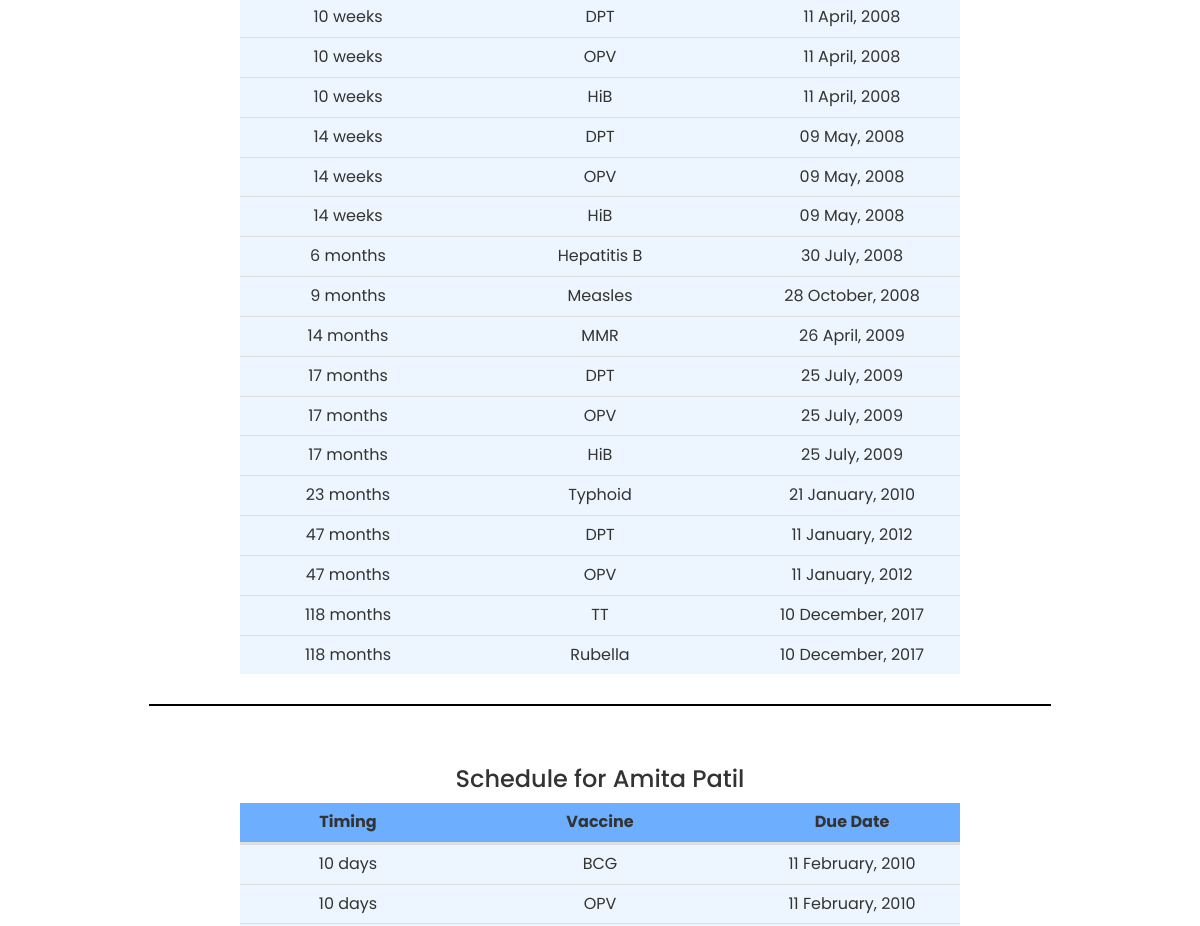
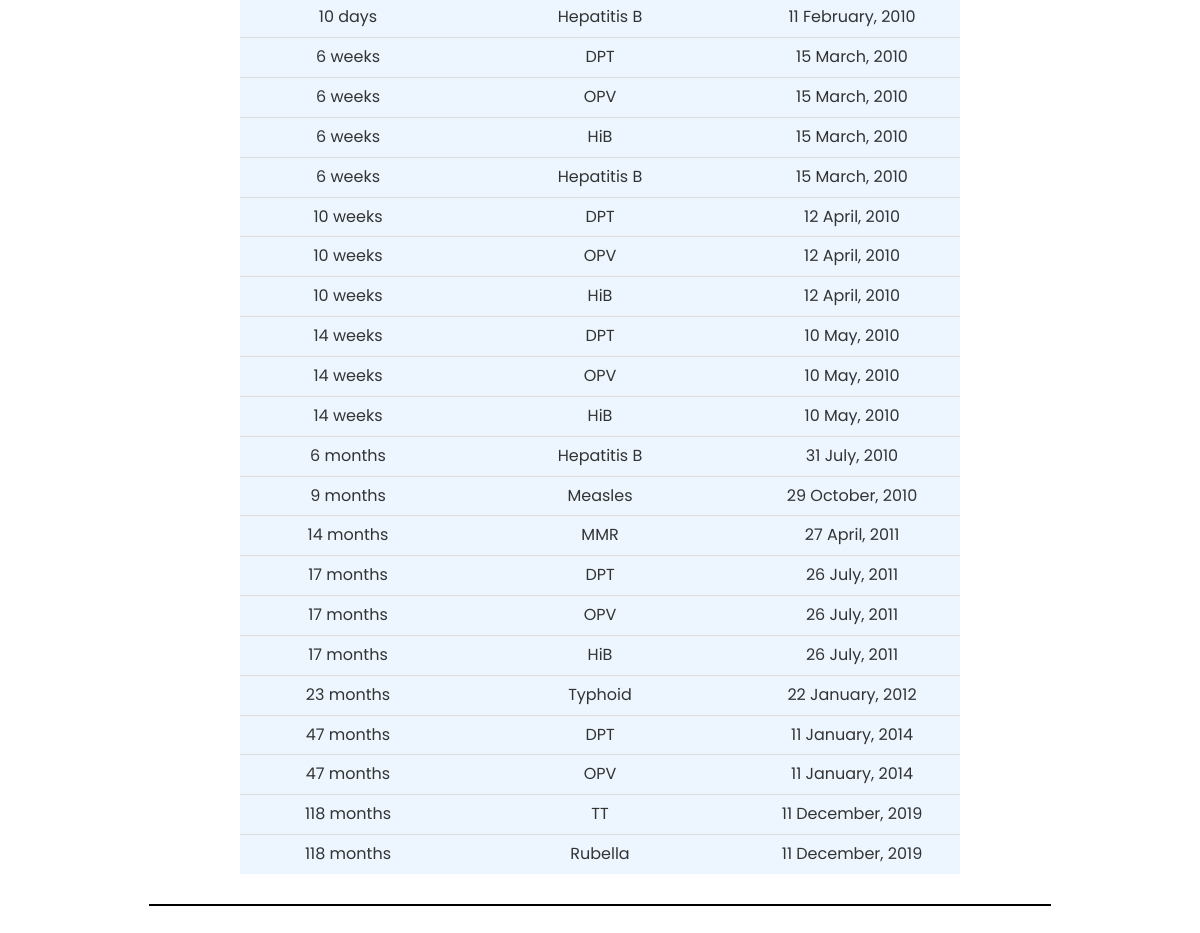
Page /parent_vaccine_schedule.php (signed in, lower part) on the earlier database version (2 pictures, top to bottom).
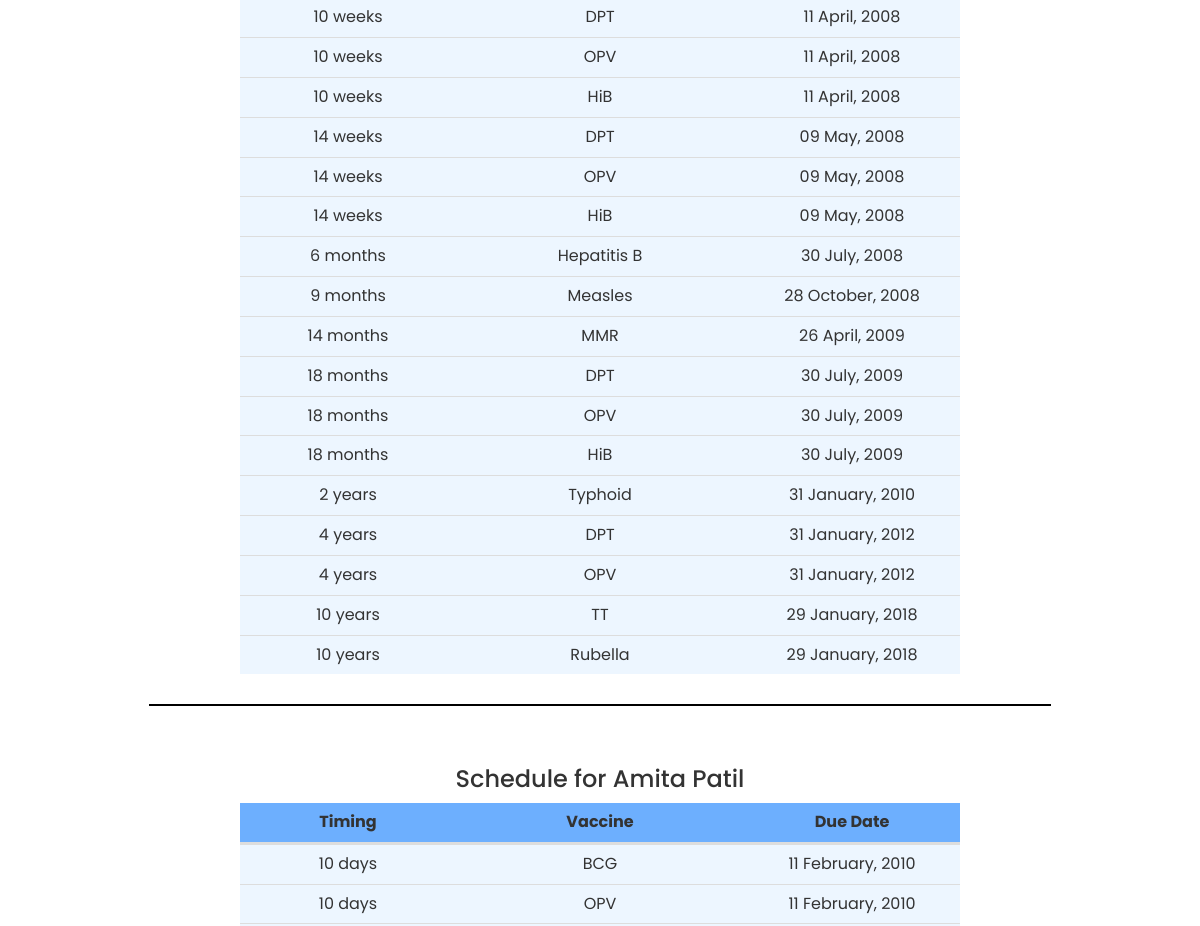
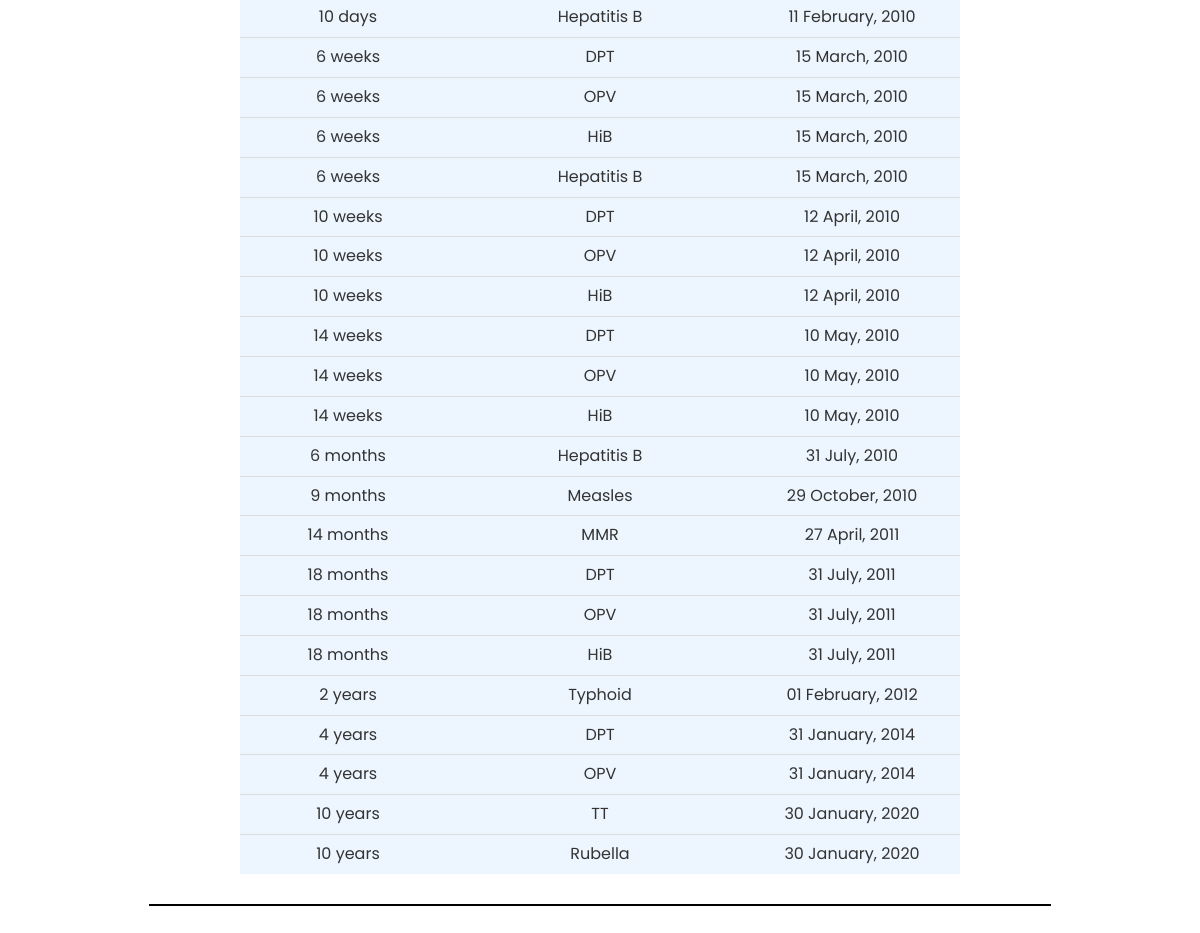
Same page on the later database version (2 pictures, top to bottom).
### tables this page shows
CREATE TABLE `vaccine_schedule` (
  `vaccine_id` int(10) NOT NULL,
  `vaccine_name` varchar(20) NOT NULL,
  `min_age` int(10) NOT NULL
);

CREATE TABLE `child_tbl` (
  `child_id` int(11) NOT NULL,
  `parent_id` int(11) NOT NULL,
  `firstname` varchar(50) NOT NULL,
  `lastname` varchar(50) NOT NULL,
  `middlename` varchar(50) NOT NULL,
  `dateofbirth` date NOT NULL,
  `placeofbirth` varchar(100) NOT NULL,
  `address` varchar(50) NOT NULL,
  `fathername` varchar(50) NOT NULL,
  `mothername` varchar(50) NOT NULL,
  `birthheight` int(11) NOT NULL,
  `birthweight` int(11) NOT NULL,
  `sex` varchar(50) NOT NULL
);

### php/functions.php (called while the page is built, shortened)
<?php
function check_login($con)
{
	if(isset($_SESSION['parent_id']))
	{
		$parent_id = $_SESSION['parent_id'];
		$query = "SELECT * FROM parent_tbl where parent_id = '$parent_id' limit 1";
		$result = mysqli_query($con,$query);
		if($result && mysqli_num_rows($result) > 0)
		{
			$user_data = mysqli_fetch_assoc($result);
			return $user_data;
		}
	}
}

### parent_vaccine_schedule.php (the view, shortened to what this page needs)
<?php
include "php/connection.php";
include "php/functions.php";
$user_data = check_login($con);
$parent_id = $user_data['parent_id'];
?>
<!DOCTYPE html>
<html lang="en">
<head>
    <link rel="stylesheet" href="css/parent_vaccine_schedule.css">
    <link rel="stylesheet" href="https://cdnjs.cloudflare.com/ajax/libs/font-awesome/4.7.0/css/font-awesome.min.css">
  <link rel="stylesheet" href="https://maxcdn.bootstrapcdn.com/bootstrap/3.3.6/css/bootstrap.min.css" />
</head>
<body>
      <br>
      <br>
      <?php
      $sql2 = "SELECT * FROM child_tbl where parent_id='$parent_id'";
      $stmt2 = $con->prepare($sql2);
      $stmt2->execute();
      $result2 = $stmt2->get_result();
      while ($row = $result2->fetch_assoc()) {
          $childFN = $row['firstname'];
          $childLN = $row['lastname'];
          $dob = $row['dateofbirth'];
          echo "<center><h3>Schedule for " . $childFN . " " . $childLN . "</h3></center>";
          ?>
        <center><table class="table" style="width: 60%; margin-bottom: 30px; border-collapse: separate; font-size: 16px">
      <thead style="line-height: 40px">
                <th style="width: 30%; text-align: center;">Timing</th>
                <th style="width: 40%; text-align: center;">Vaccine</th>
                <th style="width: 30%; text-align: center;">Due Date</th>
      </thead>
      <tbody>
           <tbody>
                <?php
                $sql = "SELECT * FROM vaccine_schedule";
                $stmt = $con->prepare($sql);
                $stmt->execute();
                $result = $stmt->get_result();
                while ($row = $result->fetch_assoc()) {
                    $vaccinename = $row['vaccine_name'];
                    $minage = $row['min_age'];
                    $min_age = "";
                    $ignore = true;
                    $total_time = $minage;
                    $years = $total_time / 365;
                    $years = floor($years);
                    $months = ($total_time % 365) / 30;
                    $months = floor($months);
                    $days = ($total_time % 365) % 30;
                    if ($years > 0) {
                        if ($months > 0) {
                            $min_age = $years * 12 + $months . " months ";
                        } else {
                            $min_age = $years . " years ";
                        }
                        $ignore = false;
                    }
                    if ($months > 0 && $ignore) {
                        if ($days > 7 && $days < 30) {
                            $min_age = $months * 30 + $days;
                            $weeks = $min_age / 7;
                            $min_age = $weeks . " weeks ";
                            $ignore = false;
                        } elseif ($days < 30) {
                            $min_age = $min_age . $months . " months ";
                        }
                    }
                    if ($days > 0 && $ignore) {
                        $min_age = $min_age . $days . " days";
                    }
                    $vaccinedate = new DateTime($dob);
                    $vaccinedate->add(new DateInterval('P' . $minage . 'D'));
                    ?>
                  <tr>
                    <td><?php echo $min_age; ?></td>
                    <td><?php echo $vaccinename; ?></td>
                    <td><?php echo $vaccinedate->format('d F, Y'); ?></td>
                  </tr>
                  <?php
                }
                ?>
          </tbody>
        </table></center>
        <center><hr style="border: 0.5px solid black; width: 75%;"></center><br>
        <?php
      }
      ?>
  </body>
</html>

### css/parent_vaccine_schedule.css (style rules this page uses)
* { padding: 0; margin: 0; text-decoration: none; list-style: none; box-sizing: border-box; font-family: 'Poppins' , sans-serif; }
thead { background-color: #6daffe; text-align: center; }
td { background-color: #edf6ff; text-align: center; }

Differences in the rows shown:
computed for child_tbl: dateofbirth "25 July, 2009" → "30 July, 2009"; dateofbirth "21 January, 2010" → "31 January, 2010"; dateofbirth "11 January, 2012" → "31 January, 2012"; dateofbirth "10 December, 2017" → "29 January, 2018"
changed vaccine_schedule (number 10 of 24 on the later page): min_age "17 months" → "18 months"
changed vaccine_schedule (number 11 of 24 on the later page): min_age "17 months" → "18 months"
changed vaccine_schedule (number 12 of 24 on the later page): min_age "17 months" → "18 months"
changed vaccine_schedule "Typhoid": min_age "23 months" → "2 years"
changed vaccine_schedule (number 14 of 24 on the later page): min_age "47 months" → "4 years"
changed vaccine_schedule (number 15 of 24 on the later page): min_age "47 months" → "4 years"
changed vaccine_schedule "TT": min_age "118 months" → "10 years"
changed vaccine_schedule "Rubella": min_age "118 months" → "10 years"
computed for child_tbl "Amita": dateofbirth "26 July, 2011" → "31 July, 2011"; dateofbirth "22 January, 2012" → "01 February, 2012"; dateofbirth "11 January, 2014" → "31 January, 2014"; dateofbirth "11 December, 2019" → "30 January, 2020"
